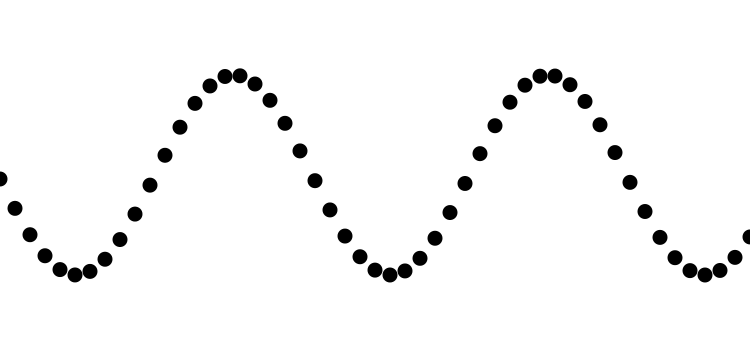
Frame 1 (no input)
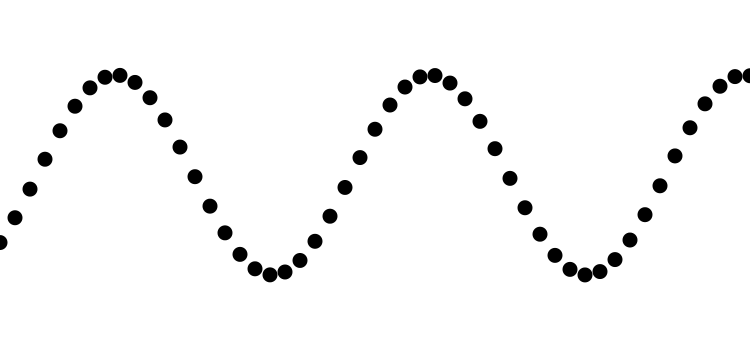
Frame 60 (the mouse pressed at the canvas centre just before this capture)
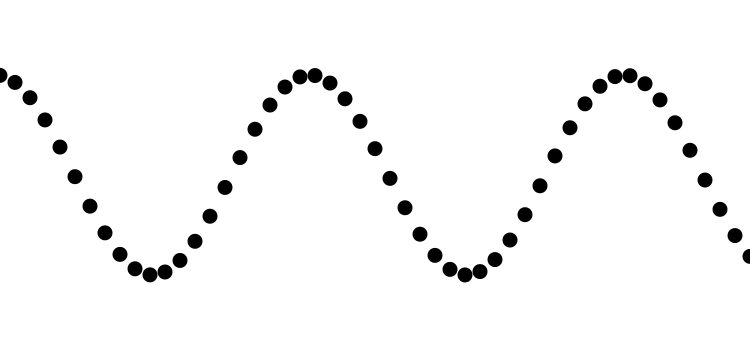
Frame 120 (the mouse held since frame 60 and released just before this capture)

The Processing sketch that drew these frames (run headless with seeded random() and noise(); from frame 60 on, the mouse is pressed at the canvas centre):

// Processing sketch: sketch07
// ── sketch07.pde
void setup() {
  size(750, 350);
  noStroke();
  fill(0);
}

void draw() {
  background(255);

  for (int x = 0; x <= width; x += 15) {
    float y = height/2 + 100 * sin(frameCount*0.04 + x*0.02);
    ellipse(x, y, 15, 15);
  }
}
